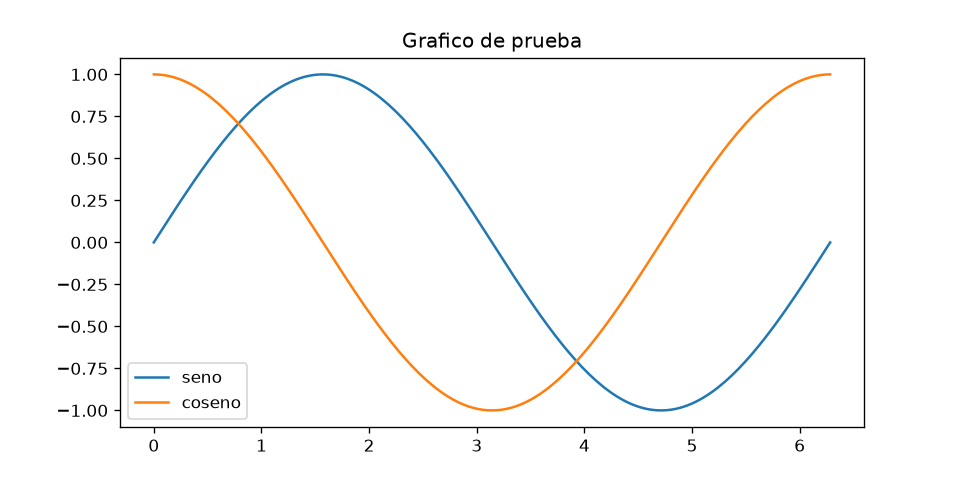

This figure's Python source:
"""Grafico de prueba: seno y coseno guardados en PNG."""

from pathlib import Path

import matplotlib

matplotlib.use("Agg")
import matplotlib.pyplot as plt  # noqa: E402
import numpy as np  # noqa: E402

x = np.linspace(0, 2 * np.pi, 200)
fig, ax = plt.subplots(figsize=(8, 4))
ax.plot(x, np.sin(x), label="seno")
ax.plot(x, np.cos(x), label="coseno")
ax.set_title("Grafico de prueba")
ax.legend()
salida = Path(__file__).with_name("grafico.png")
fig.savefig(salida, dpi=120)
print(f"Guardado en {salida}")
